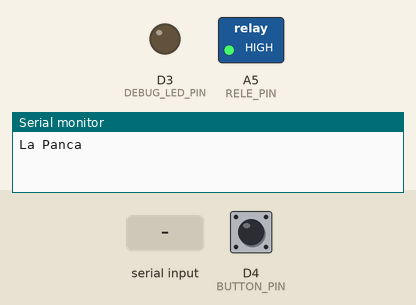
A sketch run on a simulated Arduino MKR. Parts: switched loads named in the sketch (green lamp = pin HIGH), output pins drawn as LEDs (lit = HIGH), the last lines printed to the serial monitor. The test bench sets the inputs (shaded band); at power-on: D4 (BUTTON_PIN) LOW. The local clock reads 2024-03-15 10:24:30 at power-on unless the sketch sets it; storage starts empty.

Above: at 1.2 s.
1.3 s: "time 1571759341\n" received over Serial
At 2.2 s:
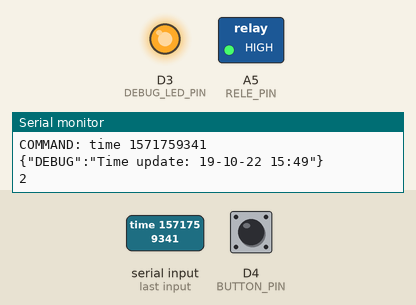
4.3 s: "poweroff\n" received over Serial
At 25.0 s:
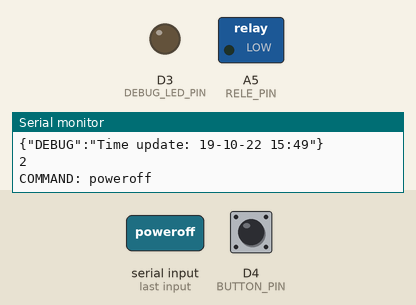
Timing chart, 0 to 25.8 s (numbered marks = the images above; inputs shaded):
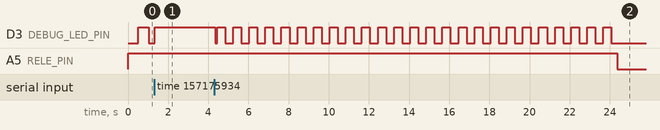

The sketch:

MKRZERO.ino
```cpp
/*
   La Panca project
   sketch written by Francesco Pasino a.k.a. Paso
   14 oct 2019

   TOTEST:
   - periodic RPi power on
   - standby mode

   TODO:
   - battery calculation
   - secure battery shutdown
   - extend debug
   - warning for ok shutdown
   - testing and testing and testing
   -
*/

#include <ArduinoJson.h>
#include <Adafruit_BME680.h>
#include <SD.h>
#include <RTCZero.h>

// pinout
#define BATTERY_PIN A1
#define SOLAR_PIN A2
#define BUTTON_PIN 4
#define RELE_PIN 20 // A5
#define DEBUG_LED_PIN 3 // or LED_BUILTIN to test

// useful variables
const size_t capacity = 2 * JSON_OBJECT_SIZE(4) + JSON_OBJECT_SIZE(5); // JSON capacity
String input_string = ""; // a String to hold incoming data
Adafruit_BME680 bme; // weather sensor with I2C protocol
RTCZero rtc; // internal real time clock
DynamicJsonDocument data_json(capacity); // JSON object
JsonObject status_subjson;
JsonObject weather_subjson;
char dir_name[] = "YY-MM-DD";
char file_name[] = "YY-MM-DD/hh-mm.LOG";
bool read_data = false;
bool time_is_wrong = false; // on statup the time is always wrong

// power management
#define PWR_OFF 0
#define PWR_BOOT 1
#define PWR_ON 2
#define PWR_SDWN 3
#define BAT_TH 10 // volts
// timers in milliseconds
#define TIMER_BOOT 60000
#define TIMER_ON 120000
#define TIMER_SDWN 20000
int power_state = PWR_OFF;
uint32_t power_timer = 0;

uint32_t last_poweron = 0;
#define RECURSIVE_ON 86400 // 60s * 60m * 24h

/*************************************************************************
   setup()
 ************************************************************************/
void setup() {
  // JSON setup /////////////////////////////////////////////////
  status_subjson = data_json.createNestedObject("status"); // nested object in JSON object
  weather_subjson = data_json.createNestedObject("weather"); // nested object in JSON object

  // Serial setup ////////////////////////////////////////////////
  Serial.begin(115200);
  Serial.println("La Panca");

  // I/O setup ///////////////////////////////////////////////////
  pinMode(BUTTON_PIN, INPUT);
  attachInterrupt(digitalPinToInterrupt(BUTTON_PIN), powerON, RISING);
  pinMode(RELE_PIN, OUTPUT);
  digitalWrite(RELE_PIN, LOW);
  pinMode(DEBUG_LED_PIN, OUTPUT);

  // Sensors setup /////////////////////////////////////////////// TODO
  bme.begin(); // BME680 via I2C
  // Set up oversampling and filter initialization (uncomment to change default value)
  // bme.setTemperatureOversampling(BME680_OS_8X);  // BME680_OS_NONE to disable
  // bme.setHumidityOversampling(BME680_OS_2X);  // BME680_OS_NONE to disable
  // bme.setPressureOversampling(BME680_OS_4X);  // BME680_OS_NONE to disable
  // bme.setIIRFilterSize(BME680_FILTER_SIZE_3);  // BME680_FILTER_SIZE_0 to disable
  // bme.setGasHeater(320, 150); // 320*C for 150 ms, 0*C or 0 ms to disable

  // SD card setup ///////////////////////////////////////////////
  while (!SD.begin(SDCARD_SS_PIN)) { // Onboard SD Card) {
    bool v = millis() % 600 > 300;
    digitalWrite(DEBUG_LED_PIN, v);
    printError("SD doesn't found!");

    delay(80);
  }

  // RTC setup /////////////////////////////////////////////////// TODO
  rtc.begin();
  // set custom wrong time
  // rtc.setTime(16, 33, 00); // hours, minutes, seconds
  // rtc.setDate(23, 9, 19); // day, month, year
  // set backup routing
  //rtc.setAlarmTime(00, 00, 00);
  rtc.enableAlarm(rtc.MATCH_SS); // Every Minute
  rtc.attachInterrupt(readData);
  //rtc.standbyMode(); // standby mode to reduce the consume
  powerON();
}

/*************************************************************************
   loop()
 ************************************************************************/
void loop() {
  delay(100); // little delay to avoid bad Serial response (useful?)

  dataManagement();
  powerManagement();
  serialCommunication();

  errorManagement();

  if (power_state == PWR_OFF) { // if RPi is off
    // rtc.standbyMode(); // standby mode to reduce the consume TOTEST
  }
}
/*************************************************************************
   Data Management
 ************************************************************************/
/*
    Read battery
*/
float readBattery() {
  return 12; // TODO
  //return analogRead(BATTERY_PIN) * 15.0 / 1023.0;
}
/*
   Backup data on SD card or send it to RPi
*/
void dataManagement() {
  if (read_data) {
    read_data = false;
    updateData();
    backupData();
  }
}
/*
   Called by  timer interrupt
*/
void readData() {
  read_data = true;
  if (rtc.getEpoch() - last_poweron > RECURSIVE_ON) powerON();
}

/*
   Update data in json
*/
void updateData() {
  // time
  data_json["time"] = rtc.getEpoch();
  // status
  status_subjson["battery"] = readBattery();
  status_subjson["solar"] = analogRead(SOLAR_PIN); // TODO * 15 / 1023
  // weather
  bme.performReading(); // update wheather sensor
  weather_subjson["temperature"] = bme.temperature;
  weather_subjson["humidity"] = bme.humidity;
  weather_subjson["pressure"] = bme.pressure;
  weather_subjson["gas_resistance"] = bme.gas_resistance;
}
/*
   Save data on SD card
*/
bool backupData() { // backup data on SD card
  // Create a folder to store data, name is YY-MM-DD
  sprintf(dir_name, "%02d-%02d-%02d",  rtc.getYear(), rtc.getMonth(), rtc.getDay());
  SD.mkdir(dir_name);
  // Create a file to store data, name is YY-MM-DD/hh-mm.LOG
  sprintf(file_name, "%s/%02d-%02d.LOG", dir_name, rtc.getHours(), rtc.getMinutes());
  File data_file = SD.open(file_name, FILE_WRITE);
  // if the file is available, write to it:
  if (data_file) {
    // save JSON on file
    serializeJson(data_json, data_file);
    data_file.close();
  }
}

bool sendData() { // TODO
  File root = SD.open("/");
  while (true) {
    File dir =  root.openNextFile();
    if (dir) { // no more files
      if (dir.isDirectory()) {
        while (true) {
          File dataFile = dir.openNextFile();
          if (dataFile) {
            if (!dataFile.isDirectory()) {
              if (dataFile) {
                Serial.print(dir.name());
                Serial.print("/");
                Serial.println(dataFile.name());
              }
              while (dataFile.available()) {
                Serial.print(char(dataFile.read()));
              }
              Serial.println();
              dataFile.close();
            } // if a file
          } else break;
        } // while for each file in dir
      } // if a dir
    } else break;
  } // while for each dir in root
}

/*************************************************************************
   Serial Communication
 ************************************************************************/

void serialCommunication() {
  if (Serial) {
    input_string = "";
    while (Serial.available()) {
      // get the new byte:
      char inChar = (char)Serial.read();
      // if the incoming character is a newline execute the command
      // else add it to the inputString
      if (inChar == '\n') {
        // while (Serial.available()) Serial.read();
        parse_cmd();
        input_string = "";
        break;
      } else {
        input_string += inChar;
      }
    }
  }
}

/*
  Execute input string command | TODO
*/
void parse_cmd() {
  isAlive();

  Serial.println("COMMAND: " + input_string);

  if (input_string == "") { // get data from SD card
    // pass
  }
  else if (input_string == "data") { // get data from SD card
    sendData();
  }
  else if (input_string == "poweroff") { // start poweroff routine
    powerOFF();
  }
  // delete log file
  else if (input_string.startsWith("delete")) { // "delete YY-MM-DD/hh-mm.LOG"
    String file2del = input_string.substring(6);
    file2del.trim();
    if (SD.exists(file2del)) {
      if (SD.remove(file2del)) {
        printDebug("Delete " + file2del + ":\tsuccess!");
        String dir2del = file2del.substring(0, file2del.indexOf('/'));
        if (SD.rmdir(dir2del)) printDebug("Delete " + dir2del + ":\tsuccess!");
        else printDebug("Delete " + dir2del + ":\tfail!");
      }
      else printDebug("Delete " + file2del + ":\tfail!");
    }
    else printDebug("Delete " + file2del + ":\tdoesn't exist!");
  }
  // update datatime
  else if (input_string.startsWith("time")) { // "time 1571759341"
    rtc.setEpoch(input_string.substring(4).toInt());
    // debug
    char new_datetime[] = "YY-MM-DD hh:mm";
    sprintf(new_datetime, "%02d-%02d-%02d %02d:%02d", rtc.getYear(), rtc.getMonth(), rtc.getDay(), rtc.getHours(), rtc.getMinutes());
    printDebug("Time update: " + String(new_datetime));
  }
  else {
    printDebug("Command not found!");
  }
}

/*************************************************************************
   Power Management
 ************************************************************************/

/*
   power routine
*/
void powerManagement() {
  switch (power_state) {
    case PWR_OFF:
      // pass
      break;
    case PWR_BOOT:
      if (millis() - power_timer > TIMER_BOOT) { // if poweron fail
        powerOFF();
      }
      break;
    case PWR_ON:
      if (millis() - power_timer > TIMER_ON) { // to avoid fails from RPi
        powerOFF();
      }
      break;
    case PWR_SDWN:
      if (millis() - power_timer > TIMER_SDWN) { // timer for shutdown
        digitalWrite(DEBUG_LED_PIN, LOW); // led off
        digitalWrite(RELE_PIN, LOW); // RPi off
        power_state = PWR_OFF;
      }
      break;
    default:
      break;
  }
}

void powerON() {
  if (power_state == PWR_OFF) {
    if (readBattery() > BAT_TH) {
      digitalWrite(RELE_PIN, HIGH); // RPi on
      power_timer = millis();
      power_state = PWR_BOOT;
    }
  }
}
void powerOFF() {
  power_timer = millis();
  power_state = PWR_SDWN;
}

void isAlive() {
  last_poweron = rtc.getEpoch();
  power_timer = millis(); // heartbeat
  power_state = PWR_ON;
}

/*************************************************************************
   other functions
 ************************************************************************/
void printDebug(String string) {
  DynamicJsonDocument debug_json(JSON_OBJECT_SIZE(8));
  debug_json["DEBUG"] = string;
  serializeJson(debug_json, Serial);
  Serial.println();
  Serial.println(power_state);
  // Serial.println("DEBUG: " + string);
}
void printError(String string) {
  DynamicJsonDocument debug_json(JSON_OBJECT_SIZE(2));
  debug_json["ERROR"] = string;
  serializeJson(debug_json, Serial);
  Serial.println();
  // Serial.println("ERROR: " + string);
}
/*
   debug function | TODO
*/
void errorManagement() {
  switch (power_state) {
    case PWR_OFF:
      // pass
      break;
    case PWR_BOOT:
      digitalWrite(DEBUG_LED_PIN, millis() % 1000 > 500); // led blink
      break;
    case PWR_ON:
      digitalWrite(DEBUG_LED_PIN, HIGH); // led on
      break;
    case PWR_SDWN:
      digitalWrite(DEBUG_LED_PIN, millis() % 800 > 400); // led blink
      break;
    default:
      //pass
      break;
  }
}
```

Measured:
- after the input at 4.3 s, D3 (DEBUG_LED_PIN): HIGH → LOW at once, then repeats every 0.80 s: HIGH 0.40 s, LOW 0.40 s, until it stays LOW from 24.1 s; A5 (RELE_PIN): HIGH → LOW after 20.1 s
